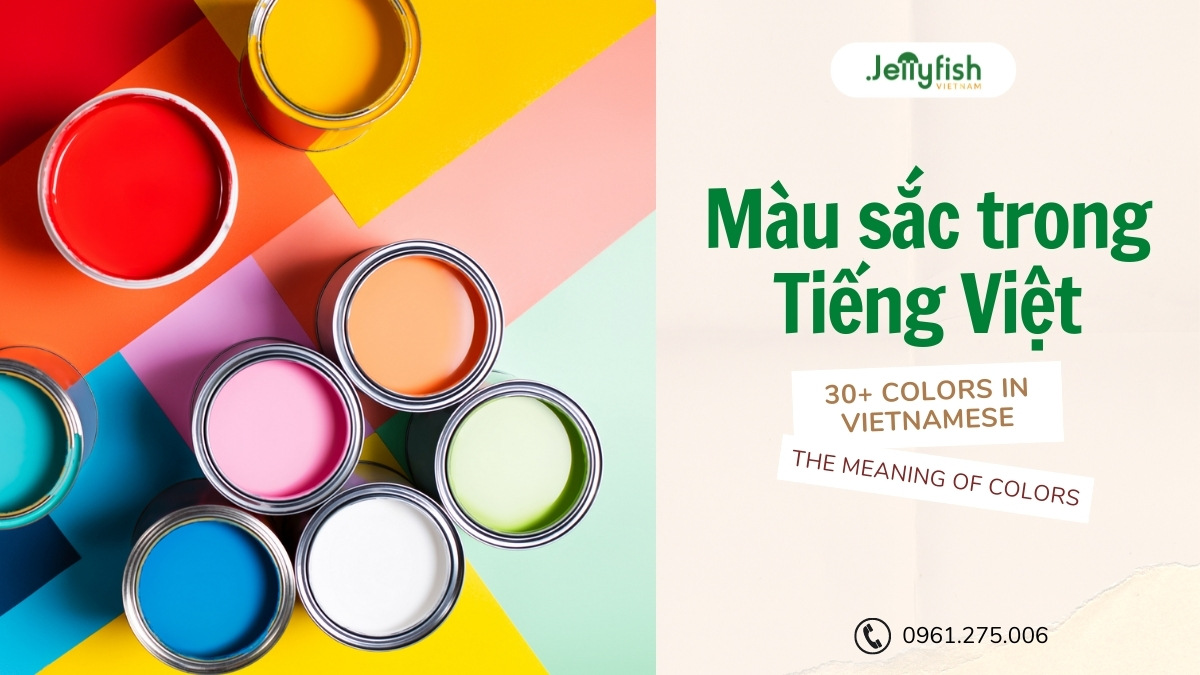
#> input picture Picture/mau.jpg, 1200 x 675 px, given in place of hhh.jpg, which was not available
$ python ck.py   (older library calls are emulated)
#> lines starting #> are read from the running program, lines starting #| are printed output that depends on the picture; after the words box and inside, x2 and y2 are one past the last pixel; in counts of white or black regions, pixels touching at a corner belong together; pictures that were not available may be replaced by others from this repository, and a replacement may not be noted
# [297 lines of commented-out code are left out]
import cv2
import numpy as np

goc = cv2.imread(r"C:\Users\ACER\Pictures\hhh.jpg")
#> goc is the input picture: shape (675, 1200, 3); mean B, G, R 162.4, 184.3, 207

anhxam = cv2.cvtColor(goc, cv2.COLOR_BGR2GRAY)
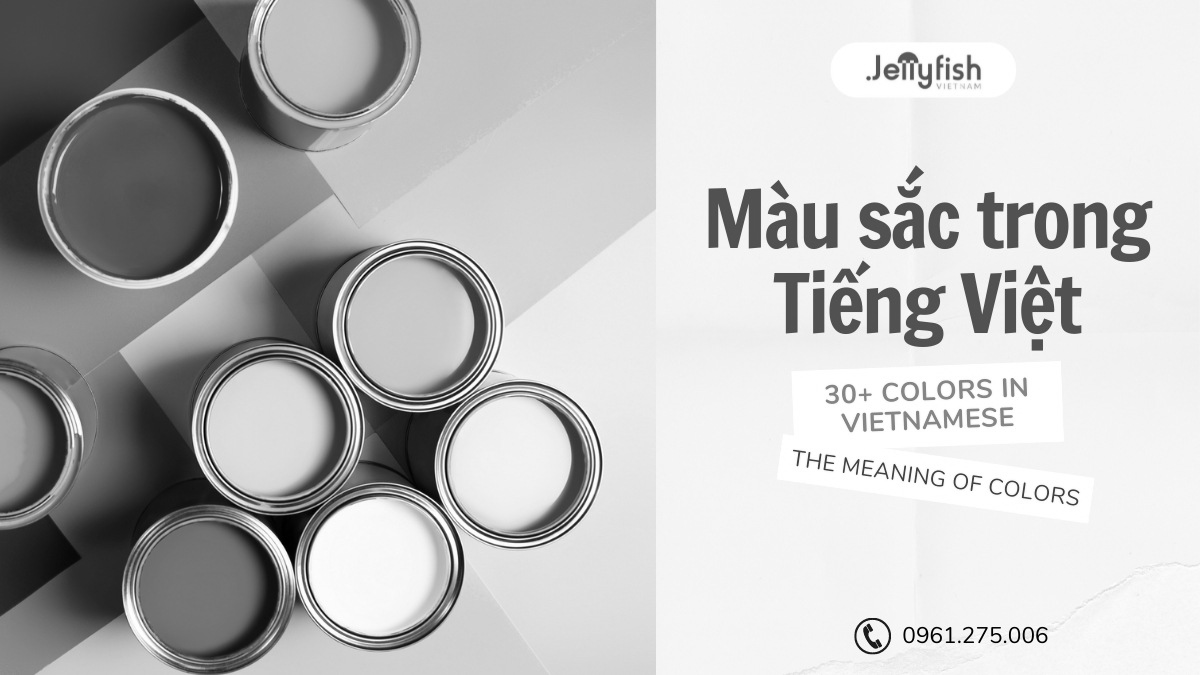
#> anhxam: shape (675, 1200); min 0, max 255, mean 188.6

thresh = cv2.adaptiveThreshold(anhxam,255,cv2.ADAPTIVE_THRESH_MEAN_C,cv2.THRESH_BINARY,11,2)
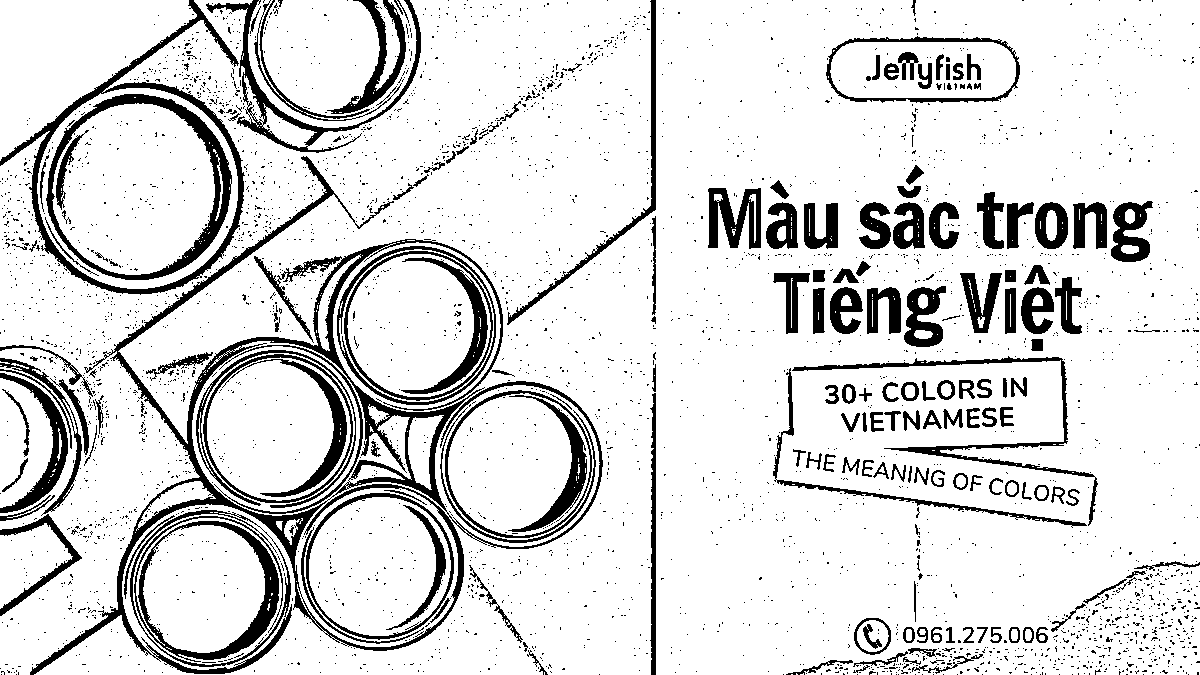
#> thresh: shape (675, 1200); 86% white; 3653 black regions (3463 under 20 px)

contour, hehehe = cv2.findContours(thresh,cv2.RETR_EXTERNAL,cv2.CHAIN_APPROX_SIMPLE)
#> contour = 88 contours, 74 with area under 20; largest, box (x1, y1, x2, y2) and area: (0, 0, 1200, 675) 695128, (37, 88, 238, 289) 31507, (0, 0, 197, 161) 16760, (248, 0, 417, 128) 13614, (0, 378, 53, 508) 4970; hehehe = 88 rows, first 6: [1, -1, -1, -1], [2, 0, -1, -1], [3, 1, -1, -1], [4, 2, -1, -1], [5, 3, -1, -1], [6, 4, -1, -1]

anhve = goc.copy()
cv2.drawContours(anhve,contour,-1,(0,255,0),2)
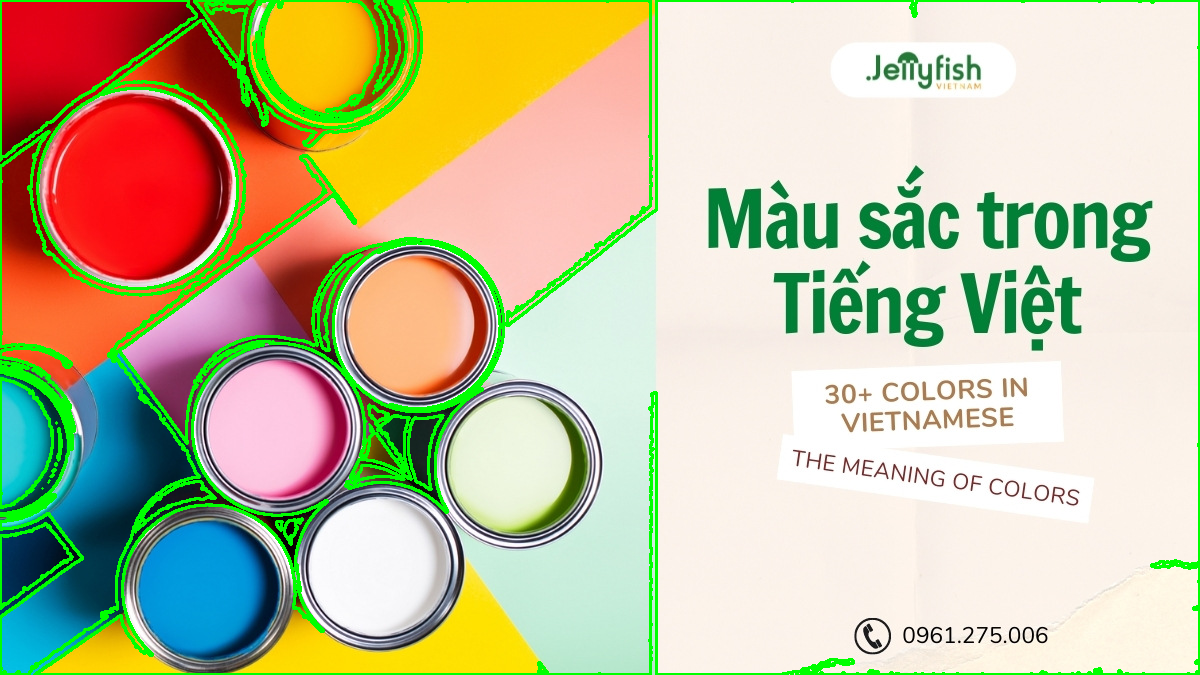
#> anhve: shape (675, 1200, 3); 6.29% of pixels changed, all inside (x1, y1, x2, y2) = (0, 0, 1200, 675)

cv2.imshow('anhve',anhve)
cv2.waitKey(0)
cv2.destroyAllWindows()
